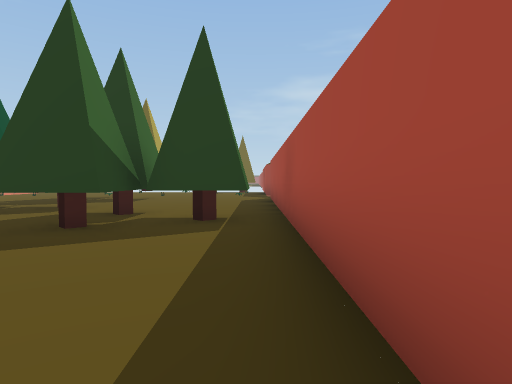
view 1 (above)

20 first-person views from a walk through a 3-D level made in the Unity game engine. The camera is 1.2 m above the floor, tilts 2° down and sees 75° across. The floor is counted in squares, 2 m on a side. Each view is taken from the middle of a square. On the plan, view 1 faces up. The plan holds only what a view shows up to about 10 squares ahead; the rest is blank. The place goes on beyond the plan. Some surface patterns are stand-ins.

view 2
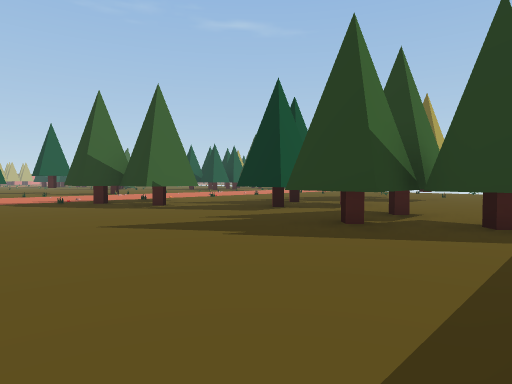

view 3
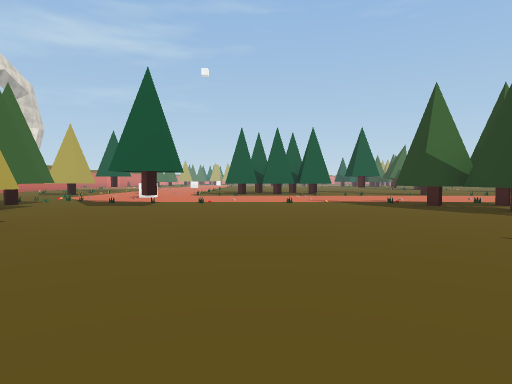

view 4
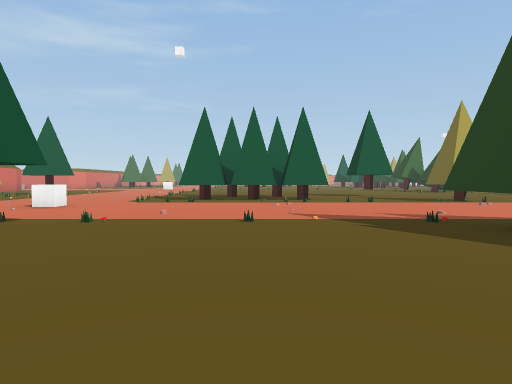

view 5
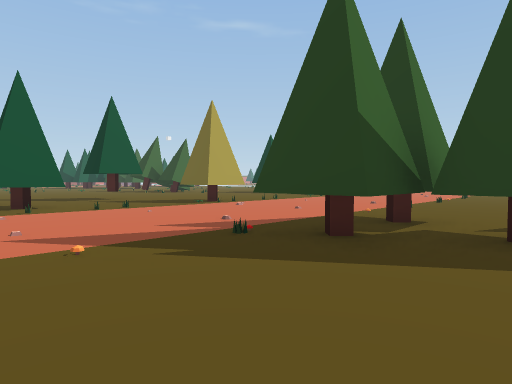

view 6
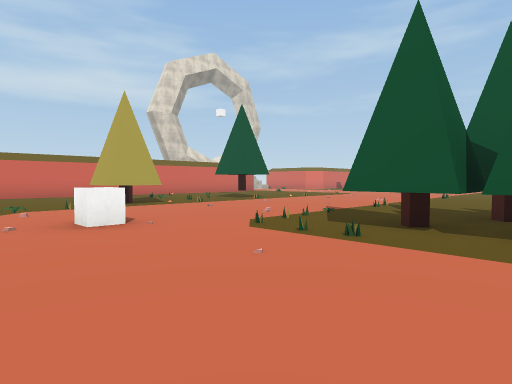

view 7
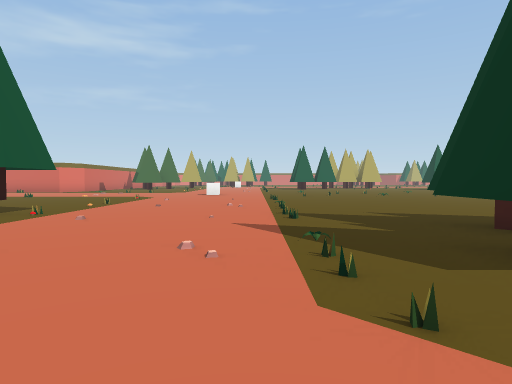

view 8
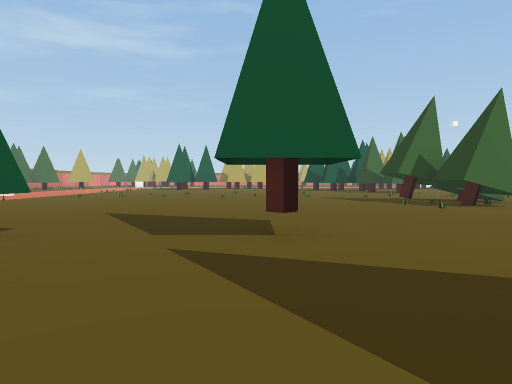

view 9
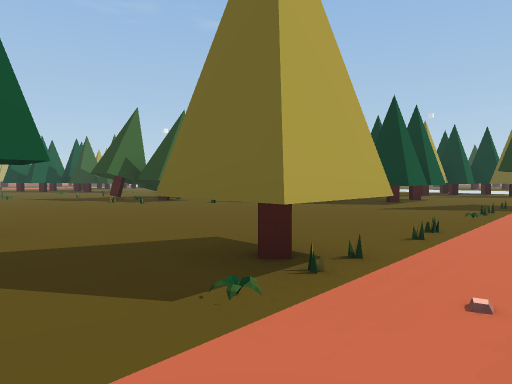

view 10
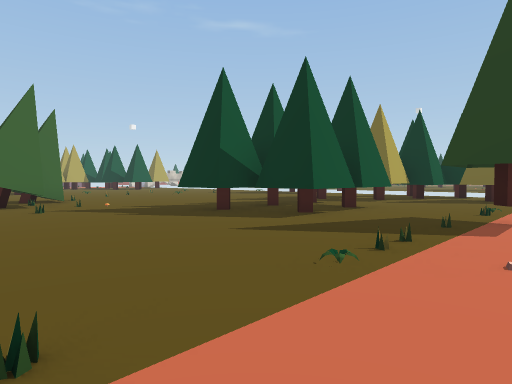

view 11
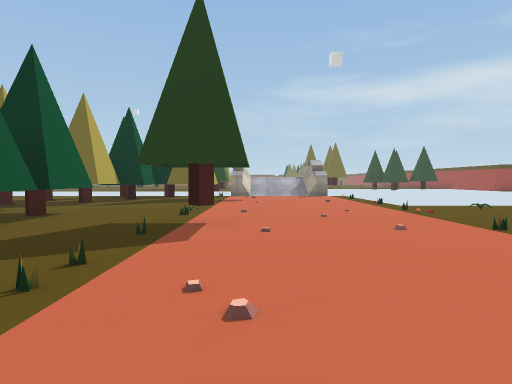

view 12
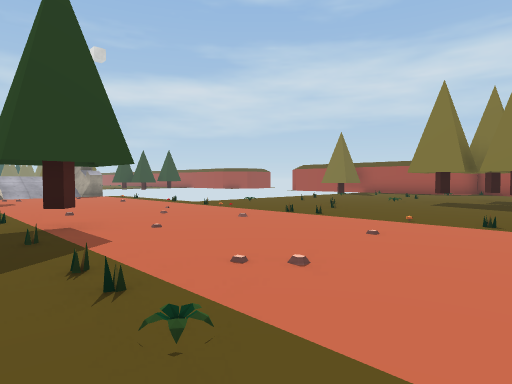

view 13
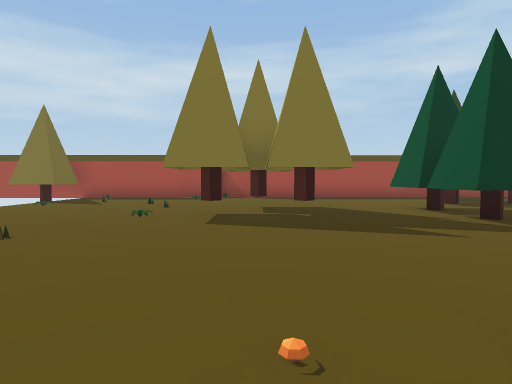

view 14
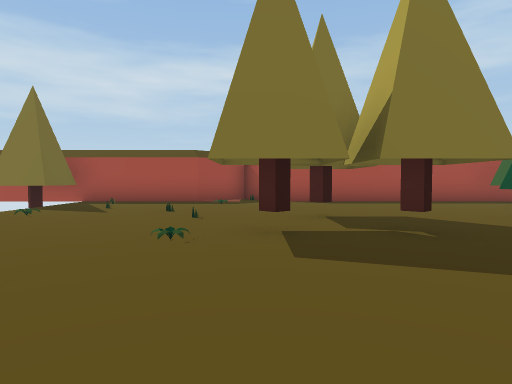

view 15
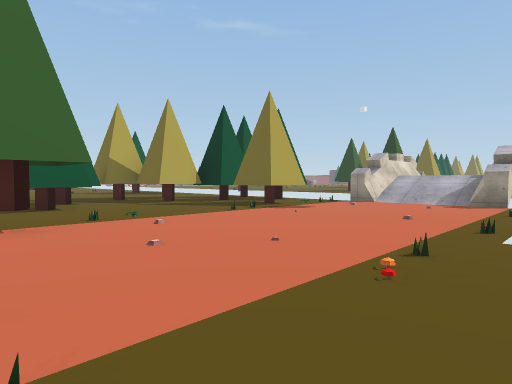

view 16
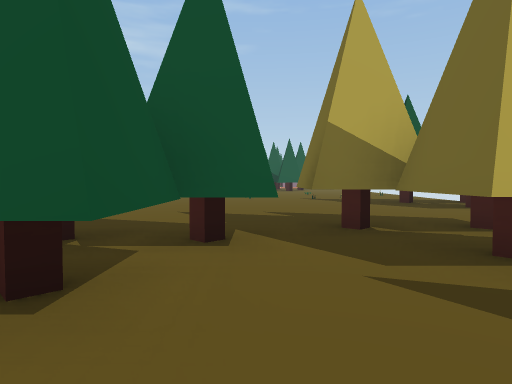

view 17
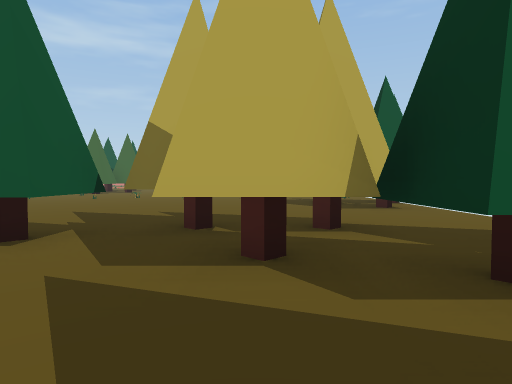

view 18
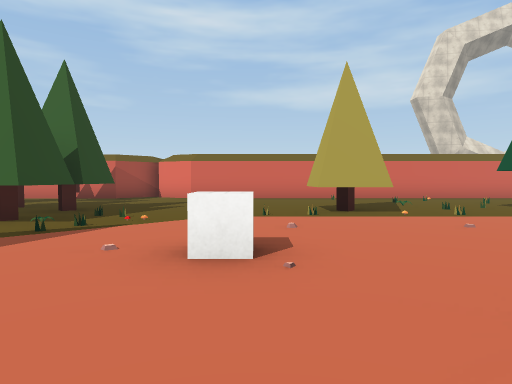

view 19
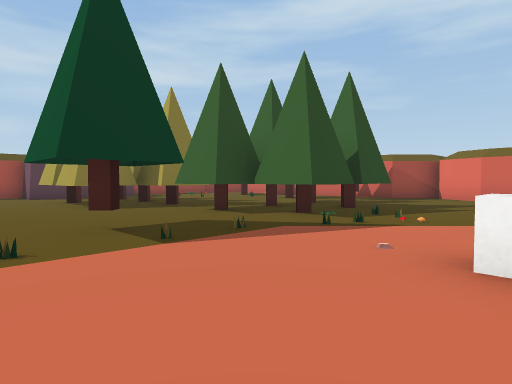

view 20
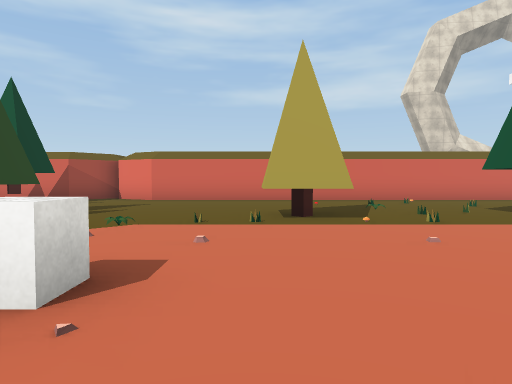

### Floor plan
Key: @ floor where view 1 was taken; # wall or solid block; . floor; / step, stairs or slope; ^ raised ledge; T tree; C cube.
Columns run from 25 left of view 1 to 1 right of it. Each row starts with its distance up from view 1.
 23             //#^
 22            #//##
 21   T ...   .//...
 20  #......#.T/....
 19 .....T#.#.#.....          #
 18 ......T##.......        TT#
 17 .....TT.........        TT#
 16 ......T#..........  ......#
 15 ...... ##.................#
 14 ...... #T..T#.............#
 13 ...... T#..#T.............#
 12 ......##............#......
 11  T..................T#....#
 10  TT.................#.....#
  9  ##T......................#
  8  ##..................T....#
  7  ..................#.T....#
  6  .........TT... ....#.##..#
  5   .....#T.......#...T.TT#T#
  4  ......T#.......TT#...##..#
  3  ..............T#.........#
  2  ........##...............#
  1  .......###...............#
  0  .......T #..............@
 -1  .......#TT..............
 -2  ........##.............
 -3  ......................
 -4   .............TT.......
 -5   ...........C......#T#.
 -6   .............T.######
 -7   .............T##
 -8   ........#T...TT#
 -9   ....TT..TT...T##
-10   ...............
-11   ...............
-12     .............T
-13     ............
-14               ##

Where each view was taken, in squares from view 1:
view 1: 0 up, 0 right, facing up
view 2: 0 up, 0 right, facing up-left
view 3: 1 down, 1 left, facing left
view 4: 0 up, 5 left, facing left
view 5: 0 up, 7 left, facing up-left
view 6: 0 up, 11 left, facing down-left
view 7: 4 down, 13 left, facing left
view 8: 4 up, 14 left, facing left
view 9: 4 up, 13 left, facing up-left
view 10: 8 up, 13 left, facing up-left
view 11: 9 up, 13 left, facing up
view 12: 9 up, 15 left, facing up-right
view 13: 11 up, 11 left, facing right
view 14: 12 up, 9 left, facing right
view 15: 13 up, 9 left, facing up-left
view 16: 16 up, 15 left, facing left
view 17: 18 up, 15 left, facing left
view 18: 2 down, 13 left, facing down
view 19: 2 down, 13 left, facing down-right
view 20: 3 down, 14 left, facing down
